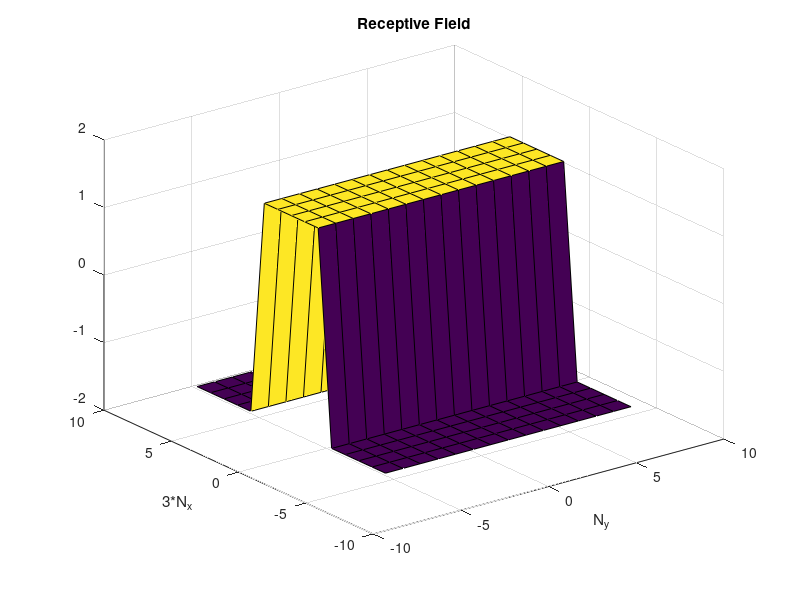
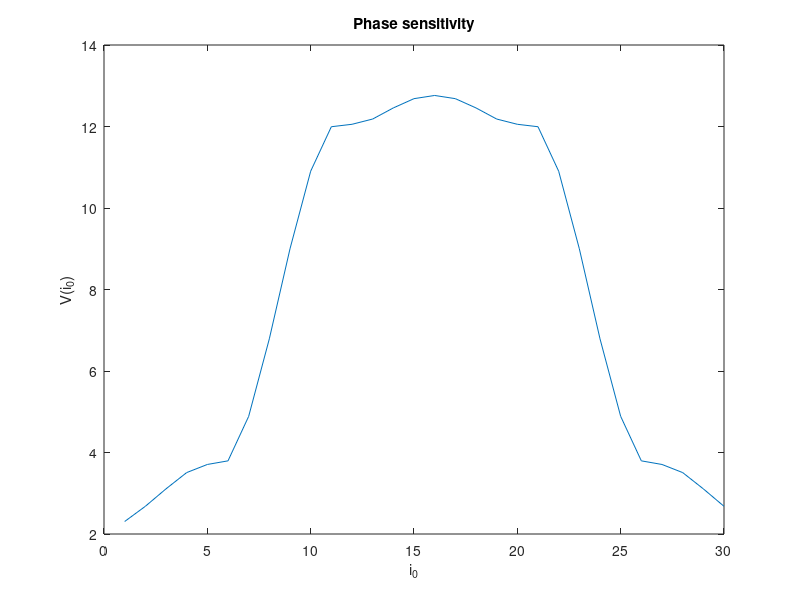
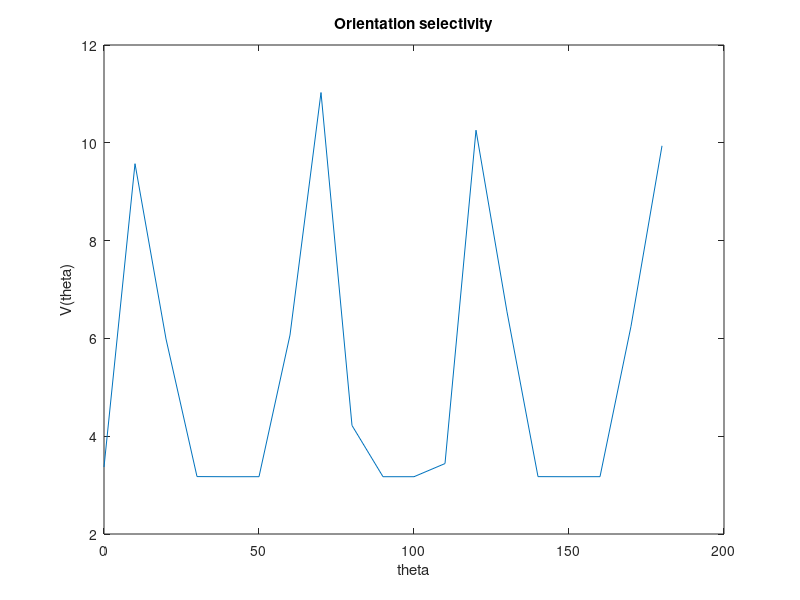
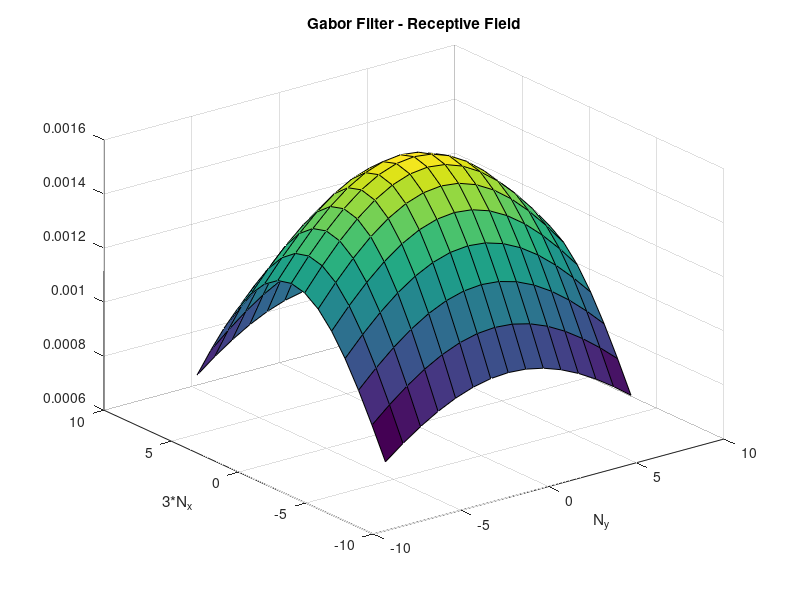

Write MATLAB code to recreate these figures, in order.
#! /usr/bin/octave -qf
#
# Institution: TU Berlin
# Course:      Modelle zur Informationsverarbeitung im Gehirn - WS2011/2012
# Topic:       Excercise 10 - Hubel-Wiesel-Modell einfacher orientierungsselektiver Zellen
# Author:      Robin Vobruba
#

# Number of ganglia-cells on one axis.
global N_x = 5;
global N_y = -1;

# area of effect in the photo receptros for one ganglia cell
global range = 10;

# Elongationsfaktor
global L = -1;

# Modell-Photorezeptoren xi(i_p, j_p) = [-1 or 1]
global photoRez = [];
global xiRangeX = -1;
global xiRangeY = -1;

# Ganglienzellen (RGC) u(3N_x, N_y)
global gangliaCells = [];
# [1: ON-Zentrum, -1: OFF-Zentrum] see gangliaCells
global gangliaCellsType = [];
global uRangeX = -1;
global uRangeY = -1;

global u_factors = [];


function set_L(new_L)
	global N_x;
	global N_y;
	global L;
	L = new_L;
	N_y = L * N_x;
	initMatrices();
endfunction

function set_N_y(new_N_y)
	global N_x;
	global N_y;
	global L;
	N_y = new_N_y;
	L = N_y / N_x;
	initMatrices();
endfunction

function initMatrices()
	global N_x;
	global N_y;
	global range;
	global photoRez;
	global xiRangeX;
	global xiRangeY;
	global gangliaCells;
	global gangliaCellsType;
	global uRangeX;
	global uRangeY;
	global u_factors;

	uRangeX = (3*N_x - 1) / 2;
	uRangeY = (N_y   - 1) / 2;

	xiRangeX = uRangeX + range;
	xiRangeY = uRangeY + range;

	photoRez = ones(xiRangeX*2 + 1, xiRangeY*2 + 1);

	gangliaCells     = - ones(uRangeX*2 + 1, uRangeY*2 + 1);
	gangliaCellsType = - ones(uRangeX*2 + 1, uRangeY*2 + 1);

	# Set middle 3rd to be ON-center cells
	gangliaCellsType(N_x+1:2*N_x, :) = ones(N_x, columns(gangliaCellsType));

	u_factors = calc_u_factors();
endfunction


function set_xi_beam_horiz(i_0, b)
	global N_x;
	global N_y;
	global photoRez;
	global xiRangeX;
	global xiRangeY;

	#photoRez = ones(columns(photoRez), rows(photoRez));
	#photoRez(i_0:i_0+b-1, :) = - ones(b, rows(photoRez));
	photoRez = ones(columns(photoRez), rows(photoRez));
	photoRez(:, i_0:i_0+b-1) = - ones(columns(photoRez), b);
endfunction


function set_xi_beam_rotated(theta, b)
	global N_x;
	global N_y;
	global photoRez;
	global xiRangeX;
	global xiRangeY;

	#photoRez = - ones(columns(photoRez), rows(photoRez));
	photoRez = - ones(rows(photoRez), columns(photoRez));

	limit = (b - 1) / 2;
	for x = 1 : rows(photoRez)
		for y = 1 : columns(photoRez)
			val = y * cos(theta) - x * sin(theta);
			if val >= -limit && val <= limit
				photoRez(x, y) = 1;
			endif
		endfor
	endfor
endfunction



function _xi = get_xi(i, j)
	global photoRez;
	global xiRangeX;
	global xiRangeY;
	_xi = photoRez(
			1 + i + xiRangeX,
			1 + j + xiRangeY);
endfunction

function _on = get_isOn(i, j)
	global gangliaCellsType;
	global uRangeX;
	global uRangeY;
	_on = gangliaCellsType(
			1 + i + uRangeX,
			1 + j + uRangeY);
endfunction

function set_u(i, j, u)
	global gangliaCells;
	global uRangeX;
	global uRangeY;
	gangliaCells(
			1 + i + uRangeX,
			1 + j + uRangeY) = u;
endfunction

function _u_factors = calc_u_factors()
	global range;
	_u_factors = [];
	for k = -range:range
		k2 = k^2;
		for l = -range:range
			k2_l2 = k2 + l^2;
			_u_factors(k + range+1, l + range+1) = exp(- k2_l2 / 6) - 1/9 * exp(- k2_l2 / 54);
		endfor
	endfor
endfunction

function _u = calc_u(i, j)
	global u_factors;
	global gangliaCellsType;
	global range;
	filterResults = u_factors .* get_xi(i-range:i+range, j-range:j+range);
	_u = get_isOn(i, j) * sum(filterResults(:));
	set_u(i, j, _u);
endfunction

function _v = calc_v(i, j)
	_v = max(0, calc_u(i, j));
endfunction

function _V = calc_V()
	global N_x;
	global N_y;
	global uRangeX;
	global uRangeY;
	_V = 0;
	for i = -uRangeX:uRangeX
		for j = -uRangeY:uRangeY
			_V += calc_v(i, j);
		endfor
	endfor
	_V *= 1 / (N_x * N_y);
endfunction

function _D = calc_D(sigmaX, sigmaY, k, theta)
	global N_x;
	global N_y;
	global uRangeX;
	global uRangeY;
	_D = 0;
	for x = -uRangeX:uRangeX
		for y = -uRangeY:uRangeY
			cur_d = (1 / (2*pi*sigmaX*sigmaY)) * exp(-(x^2 / (2*sigmaX^2)) -(y^2 / (2*sigmaY^2))) * cos(k*x - theta) * get_xi(x, y);
			set_u(x, y, cur_d);
			_D += cur_d;
		endfor
	endfor
endfunction


exec_10_1_a = true;
exec_10_1_b = true;
exec_10_1_c = true;
exec_10_1_d = false;
exec_10_2   = true;


if exec_10_1_a
	set_N_y(15);

	calc_V();

	surf(-uRangeY:uRangeY, -uRangeX:uRangeX, gangliaCells);
	title('Receptive Field');
	xlabel("N_y");
	ylabel("3*N_x");
	print('receptiveField.png');
endif


if exec_10_1_b
	set_N_y(15);
	b = 5;
	i_0s = 1 : rows(photoRez) - b;
	Vs = [];


	for i_0 = i_0s
		set_xi_beam_horiz(i_0, b);
		Vs(end+1) = calc_V();
	endfor

	plot(i_0s, Vs);
	title('Phase sensitivity');
	xlabel("i_0");
	ylabel("V(i_0)");
	print('phaseSensitivity.png');
endif


if exec_10_1_c
	set_N_y(15);
	b = 5;
	thetas = 0 : 10 : 180;
	Vs = [];

	for theta = thetas
		set_xi_beam_rotated(theta, b);
		Vs(end+1) = calc_V();
	endfor

	plot(thetas, Vs);
	title('Orientation selectivity');
	xlabel("theta");
	ylabel("V(theta)");
	print('orientationSelectivity.png');
endif


if exec_10_1_d
	b = 5;
	thetas = 0 : 10 : 180;
	N_ys = [11, 21, 25, 31];

	Vss = [];
	legendV = strcat("L=", num2str(N_ys.'));
	for myNy = N_ys
		set_N_y(myNy);
		Vs = [];
		for theta = thetas
			set_xi_beam_rotated(theta, b);
			Vs(end+1) = calc_V();
		endfor
		Vss(end+1, :) = Vs;
	endfor

	plot(thetas, Vss);
	legend(legendV);
	title('Orientation selectivity in relation to the elongation factor');
	xlabel("theta");
	ylabel("V(theta)");
	print('orientationSelectivityElongationFactor.png');
endif


if exec_10_2
	set_N_y(15);
	b = 5;
	sigmaX = 10; # elongation in x
	sigmaY = 10; # elongation in y
	k = 0.1; # preffered spacial frequency


	# corresponds to 10.1.a
	D = calc_D(sigmaX, sigmaY, k, 0);

	surf(-uRangeY:uRangeY, -uRangeX:uRangeX, gangliaCells);
	title('Gabor Filter - Receptive Field');
	xlabel("N_y");
	ylabel("3*N_x");
	print('gaborFilter_receptiveField.png');


	# corresponds to 10.1.b
	set_N_y(15);
	i_0s = 1 : rows(photoRez) - b;
	Ds = [];

	for i_0 = i_0s
		theta = 0;
		set_xi_beam_horiz(i_0, b);
		Ds(end+1) = calc_D(sigmaX, sigmaY, k, theta);
	endfor

	plot(i_0s, Ds);
	title('Gabor Filter - Phase sensitivity');
	xlabel("i_0");
	ylabel("D(i_0)");
	print('gaborFilter_phaseSensitivity.png');


	# corresponds to 10.1.c
	thetas = 0 : 10 : 180;
	Ds = [];

	for theta = thetas
		set_xi_beam_rotated(theta, b);
		Ds(end+1) = calc_D(sigmaX, sigmaY, k, theta);
	endfor

	plot(thetas, Ds);
	title('Gabor filter - Orientation selectivity');
	xlabel("theta");
	ylabel("D(theta)");
	print('gaborFilter_orientationSelectivity.png');
endif
